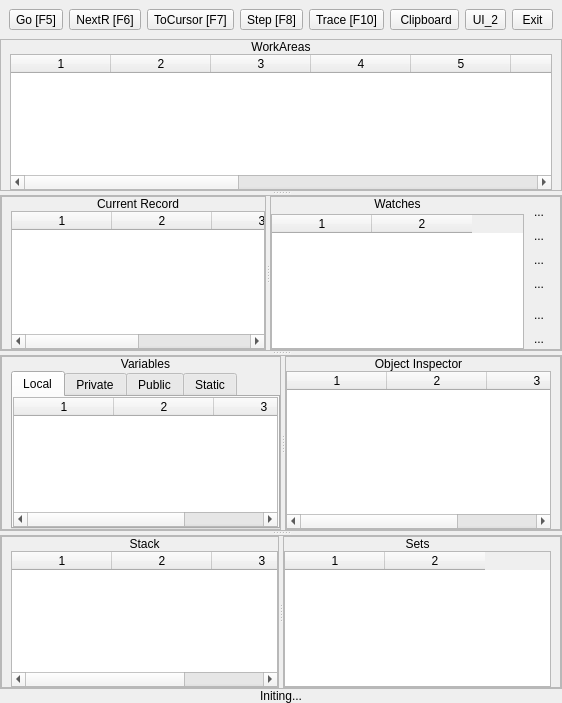
<?xml version="1.0" encoding="UTF-8"?>
<ui version="4.0">
 <class>Form</class>
 <widget class="QWidget" name="Form">
  <property name="geometry">
   <rect>
    <x>0</x>
    <y>0</y>
    <width>562</width>
    <height>703</height>
   </rect>
  </property>
  <property name="windowTitle">
   <string>HbIDE Debugger</string>
  </property>
  <layout class="QVBoxLayout" name="verticalLayout_2">
   <property name="spacing">
    <number>0</number>
   </property>
   <property name="leftMargin">
    <number>0</number>
   </property>
   <property name="topMargin">
    <number>0</number>
   </property>
   <property name="rightMargin">
    <number>0</number>
   </property>
   <property name="bottomMargin">
    <number>0</number>
   </property>
   <item>
    <widget class="QFrame" name="frameTop">
     <property name="maximumSize">
      <size>
       <width>16777215</width>
       <height>50</height>
      </size>
     </property>
     <property name="frameShape">
      <enum>QFrame::NoFrame</enum>
     </property>
     <property name="frameShadow">
      <enum>QFrame::Raised</enum>
     </property>
     <layout class="QHBoxLayout" name="horizontalLayout_2">
      <property name="bottomMargin">
       <number>9</number>
      </property>
      <item>
       <widget class="QToolButton" name="btnGo">
        <property name="sizePolicy">
         <sizepolicy hsizetype="Preferred" vsizetype="Fixed">
          <horstretch>0</horstretch>
          <verstretch>0</verstretch>
         </sizepolicy>
        </property>
        <property name="text">
         <string>Go [F5]</string>
        </property>
       </widget>
      </item>
      <item>
       <widget class="QToolButton" name="btnNextR">
        <property name="sizePolicy">
         <sizepolicy hsizetype="Preferred" vsizetype="Fixed">
          <horstretch>0</horstretch>
          <verstretch>0</verstretch>
         </sizepolicy>
        </property>
        <property name="text">
         <string>NextR [F6]</string>
        </property>
       </widget>
      </item>
      <item>
       <widget class="QToolButton" name="btnToCursor">
        <property name="sizePolicy">
         <sizepolicy hsizetype="Preferred" vsizetype="Fixed">
          <horstretch>0</horstretch>
          <verstretch>0</verstretch>
         </sizepolicy>
        </property>
        <property name="text">
         <string>ToCursor [F7]</string>
        </property>
       </widget>
      </item>
      <item>
       <widget class="QToolButton" name="btnStep">
        <property name="sizePolicy">
         <sizepolicy hsizetype="Preferred" vsizetype="Fixed">
          <horstretch>0</horstretch>
          <verstretch>0</verstretch>
         </sizepolicy>
        </property>
        <property name="text">
         <string>Step [F8]</string>
        </property>
       </widget>
      </item>
      <item>
       <widget class="QToolButton" name="btnTrace">
        <property name="sizePolicy">
         <sizepolicy hsizetype="Preferred" vsizetype="Fixed">
          <horstretch>0</horstretch>
          <verstretch>0</verstretch>
         </sizepolicy>
        </property>
        <property name="text">
         <string>Trace [F10]</string>
        </property>
       </widget>
      </item>
      <item>
       <widget class="QToolButton" name="btnClipboard">
        <property name="sizePolicy">
         <sizepolicy hsizetype="Preferred" vsizetype="Fixed">
          <horstretch>0</horstretch>
          <verstretch>0</verstretch>
         </sizepolicy>
        </property>
        <property name="text">
         <string> Clipboard</string>
        </property>
       </widget>
      </item>
      <item>
       <widget class="QToolButton" name="btnSwitch">
        <property name="sizePolicy">
         <sizepolicy hsizetype="Preferred" vsizetype="Fixed">
          <horstretch>0</horstretch>
          <verstretch>0</verstretch>
         </sizepolicy>
        </property>
        <property name="text">
         <string>UI_2</string>
        </property>
       </widget>
      </item>
      <item>
       <widget class="QToolButton" name="btnExit">
        <property name="sizePolicy">
         <sizepolicy hsizetype="Preferred" vsizetype="Fixed">
          <horstretch>0</horstretch>
          <verstretch>0</verstretch>
         </sizepolicy>
        </property>
        <property name="text">
         <string>Exit</string>
        </property>
       </widget>
      </item>
     </layout>
    </widget>
   </item>
   <item>
    <widget class="QSplitter" name="splitter_2">
     <property name="orientation">
      <enum>Qt::Vertical</enum>
     </property>
     <widget class="QFrame" name="frame">
      <property name="frameShape">
       <enum>QFrame::StyledPanel</enum>
      </property>
      <property name="frameShadow">
       <enum>QFrame::Raised</enum>
      </property>
      <layout class="QVBoxLayout" name="verticalLayout_14">
       <property name="spacing">
        <number>0</number>
       </property>
       <property name="topMargin">
        <number>0</number>
       </property>
       <property name="bottomMargin">
        <number>0</number>
       </property>
       <item>
        <widget class="QLabel" name="labelOpenTables">
         <property name="text">
          <string>WorkAreas</string>
         </property>
         <property name="alignment">
          <set>Qt::AlignCenter</set>
         </property>
        </widget>
       </item>
       <item>
        <widget class="QTableWidget" name="tableOpenTables">
         <property name="columnCount">
          <number>12</number>
         </property>
         <column/>
         <column/>
         <column/>
         <column/>
         <column/>
         <column/>
         <column/>
         <column/>
         <column/>
         <column/>
         <column/>
         <column/>
        </widget>
       </item>
      </layout>
     </widget>
     <widget class="QFrame" name="frame_2">
      <property name="frameShape">
       <enum>QFrame::StyledPanel</enum>
      </property>
      <property name="frameShadow">
       <enum>QFrame::Raised</enum>
      </property>
      <layout class="QVBoxLayout" name="verticalLayout">
       <property name="spacing">
        <number>0</number>
       </property>
       <property name="leftMargin">
        <number>0</number>
       </property>
       <property name="topMargin">
        <number>0</number>
       </property>
       <property name="rightMargin">
        <number>0</number>
       </property>
       <property name="bottomMargin">
        <number>0</number>
       </property>
       <item>
        <widget class="QSplitter" name="splitter">
         <property name="orientation">
          <enum>Qt::Horizontal</enum>
         </property>
         <widget class="QFrame" name="frame_3">
          <property name="frameShape">
           <enum>QFrame::StyledPanel</enum>
          </property>
          <property name="frameShadow">
           <enum>QFrame::Raised</enum>
          </property>
          <layout class="QVBoxLayout" name="verticalLayout_6">
           <property name="spacing">
            <number>0</number>
           </property>
           <property name="leftMargin">
            <number>9</number>
           </property>
           <property name="topMargin">
            <number>0</number>
           </property>
           <property name="rightMargin">
            <number>0</number>
           </property>
           <property name="bottomMargin">
            <number>0</number>
           </property>
           <item>
            <widget class="QLabel" name="labelCurrentRecord">
             <property name="text">
              <string>Current Record</string>
             </property>
             <property name="alignment">
              <set>Qt::AlignCenter</set>
             </property>
            </widget>
           </item>
           <item>
            <widget class="QTableWidget" name="tableCurrentRecord">
             <property name="editTriggers">
              <set>QAbstractItemView::NoEditTriggers</set>
             </property>
             <property name="selectionMode">
              <enum>QAbstractItemView::SingleSelection</enum>
             </property>
             <property name="columnCount">
              <number>4</number>
             </property>
             <attribute name="horizontalHeaderStretchLastSection">
              <bool>false</bool>
             </attribute>
             <attribute name="verticalHeaderStretchLastSection">
              <bool>false</bool>
             </attribute>
             <column/>
             <column/>
             <column/>
             <column/>
            </widget>
           </item>
          </layout>
         </widget>
         <widget class="QFrame" name="frame_4">
          <property name="frameShape">
           <enum>QFrame::StyledPanel</enum>
          </property>
          <property name="frameShadow">
           <enum>QFrame::Raised</enum>
          </property>
          <layout class="QHBoxLayout" name="horizontalLayout">
           <property name="spacing">
            <number>3</number>
           </property>
           <property name="leftMargin">
            <number>0</number>
           </property>
           <property name="topMargin">
            <number>0</number>
           </property>
           <property name="rightMargin">
            <number>9</number>
           </property>
           <property name="bottomMargin">
            <number>0</number>
           </property>
           <item>
            <layout class="QVBoxLayout" name="verticalLayout_7">
             <item>
              <widget class="QLabel" name="labelWatchExpressions">
               <property name="text">
                <string>Watches</string>
               </property>
               <property name="alignment">
                <set>Qt::AlignCenter</set>
               </property>
              </widget>
             </item>
             <item>
              <widget class="QTableWidget" name="tableWatchExpressions">
               <property name="columnCount">
                <number>2</number>
               </property>
               <column/>
               <column/>
              </widget>
             </item>
            </layout>
           </item>
           <item>
            <layout class="QVBoxLayout" name="verticalLayout_8">
             <item>
              <spacer name="verticalSpacer_2">
               <property name="orientation">
                <enum>Qt::Vertical</enum>
               </property>
               <property name="sizeHint" stdset="0">
                <size>
                 <width>20</width>
                 <height>40</height>
                </size>
               </property>
              </spacer>
             </item>
             <item>
              <widget class="QToolButton" name="btnPasteWatch">
               <property name="focusPolicy">
                <enum>Qt::NoFocus</enum>
               </property>
               <property name="toolTip">
                <string>Paste Selected Text As A Watch</string>
               </property>
               <property name="text">
                <string>...</string>
               </property>
               <property name="icon">
                <iconset resource="hbide.qrc">
                 <normaloff>:/resources/paste.png</normaloff>:/resources/paste.png</iconset>
               </property>
               <property name="autoRaise">
                <bool>true</bool>
               </property>
              </widget>
             </item>
             <item>
              <widget class="QToolButton" name="btnAddWatch">
               <property name="focusPolicy">
                <enum>Qt::NoFocus</enum>
               </property>
               <property name="toolTip">
                <string>Add New Watch</string>
               </property>
               <property name="text">
                <string>...</string>
               </property>
               <property name="icon">
                <iconset resource="hbide.qrc">
                 <normaloff>:/resources/dc_plus.png</normaloff>:/resources/dc_plus.png</iconset>
               </property>
               <property name="autoRaise">
                <bool>true</bool>
               </property>
              </widget>
             </item>
             <item>
              <widget class="QToolButton" name="btnSaveWatches">
               <property name="toolTip">
                <string>Save Watches in Disk File</string>
               </property>
               <property name="text">
                <string>...</string>
               </property>
               <property name="icon">
                <iconset resource="hbide.qrc">
                 <normaloff>:/resources/save.png</normaloff>:/resources/save.png</iconset>
               </property>
               <property name="autoRaise">
                <bool>true</bool>
               </property>
              </widget>
             </item>
             <item>
              <widget class="QToolButton" name="btnRestWatches">
               <property name="focusPolicy">
                <enum>Qt::NoFocus</enum>
               </property>
               <property name="toolTip">
                <string>Restore Saved Watches</string>
               </property>
               <property name="text">
                <string>...</string>
               </property>
               <property name="icon">
                <iconset resource="hbide.qrc">
                 <normaloff>:/resources/redo.png</normaloff>:/resources/redo.png</iconset>
               </property>
               <property name="autoRaise">
                <bool>true</bool>
               </property>
              </widget>
             </item>
             <item>
              <spacer name="verticalSpacer">
               <property name="orientation">
                <enum>Qt::Vertical</enum>
               </property>
               <property name="sizeType">
                <enum>QSizePolicy::Fixed</enum>
               </property>
               <property name="sizeHint" stdset="0">
                <size>
                 <width>20</width>
                 <height>7</height>
                </size>
               </property>
              </spacer>
             </item>
             <item>
              <widget class="QToolButton" name="btnDeleteWatch">
               <property name="toolTip">
                <string>Delete Selected Watch</string>
               </property>
               <property name="text">
                <string>...</string>
               </property>
               <property name="icon">
                <iconset resource="hbide.qrc">
                 <normaloff>:/resources/dc_delete.png</normaloff>:/resources/dc_delete.png</iconset>
               </property>
               <property name="autoRaise">
                <bool>true</bool>
               </property>
              </widget>
             </item>
             <item>
              <widget class="QToolButton" name="btnClearWatches">
               <property name="focusPolicy">
                <enum>Qt::NoFocus</enum>
               </property>
               <property name="toolTip">
                <string>Clear All Watches</string>
               </property>
               <property name="text">
                <string>...</string>
               </property>
               <property name="icon">
                <iconset resource="hbide.qrc">
                 <normaloff>:/resources/clean.png</normaloff>:/resources/clean.png</iconset>
               </property>
               <property name="autoRaise">
                <bool>true</bool>
               </property>
              </widget>
             </item>
            </layout>
           </item>
          </layout>
         </widget>
        </widget>
       </item>
      </layout>
     </widget>
     <widget class="QFrame" name="frame_5">
      <property name="frameShape">
       <enum>QFrame::StyledPanel</enum>
      </property>
      <property name="frameShadow">
       <enum>QFrame::Raised</enum>
      </property>
      <layout class="QVBoxLayout" name="verticalLayout_3">
       <property name="spacing">
        <number>0</number>
       </property>
       <property name="leftMargin">
        <number>0</number>
       </property>
       <property name="topMargin">
        <number>0</number>
       </property>
       <property name="rightMargin">
        <number>0</number>
       </property>
       <property name="bottomMargin">
        <number>0</number>
       </property>
       <item>
        <widget class="QSplitter" name="splitter_3">
         <property name="orientation">
          <enum>Qt::Horizontal</enum>
         </property>
         <widget class="QFrame" name="frame_7">
          <property name="frameShape">
           <enum>QFrame::StyledPanel</enum>
          </property>
          <property name="frameShadow">
           <enum>QFrame::Raised</enum>
          </property>
          <layout class="QVBoxLayout" name="verticalLayout_9">
           <property name="spacing">
            <number>0</number>
           </property>
           <property name="topMargin">
            <number>0</number>
           </property>
           <property name="rightMargin">
            <number>0</number>
           </property>
           <property name="bottomMargin">
            <number>0</number>
           </property>
           <item>
            <widget class="QLabel" name="labelVariables">
             <property name="enabled">
              <bool>true</bool>
             </property>
             <property name="text">
              <string>Variables</string>
             </property>
             <property name="alignment">
              <set>Qt::AlignCenter</set>
             </property>
            </widget>
           </item>
           <item>
            <widget class="QTabWidget" name="tabWidget">
             <property name="currentIndex">
              <number>0</number>
             </property>
             <widget class="QWidget" name="tabVarLocal">
              <attribute name="title">
               <string>Local</string>
              </attribute>
              <layout class="QVBoxLayout" name="verticalLayout_10">
               <property name="spacing">
                <number>0</number>
               </property>
               <property name="leftMargin">
                <number>0</number>
               </property>
               <property name="topMargin">
                <number>0</number>
               </property>
               <property name="rightMargin">
                <number>0</number>
               </property>
               <property name="bottomMargin">
                <number>0</number>
               </property>
               <item>
                <widget class="QTableWidget" name="tableVarLocal">
                 <property name="columnCount">
                  <number>3</number>
                 </property>
                 <column/>
                 <column/>
                 <column/>
                </widget>
               </item>
              </layout>
             </widget>
             <widget class="QWidget" name="tabVarPrivate">
              <attribute name="title">
               <string>Private</string>
              </attribute>
              <layout class="QVBoxLayout" name="verticalLayout_11">
               <property name="spacing">
                <number>0</number>
               </property>
               <property name="leftMargin">
                <number>0</number>
               </property>
               <property name="topMargin">
                <number>0</number>
               </property>
               <property name="rightMargin">
                <number>0</number>
               </property>
               <property name="bottomMargin">
                <number>0</number>
               </property>
               <item>
                <widget class="QTableWidget" name="tableVarPrivate">
                 <property name="columnCount">
                  <number>3</number>
                 </property>
                 <column/>
                 <column/>
                 <column/>
                </widget>
               </item>
              </layout>
             </widget>
             <widget class="QWidget" name="tabVarPublic">
              <attribute name="title">
               <string>Public</string>
              </attribute>
              <layout class="QVBoxLayout" name="verticalLayout_13">
               <property name="leftMargin">
                <number>0</number>
               </property>
               <property name="topMargin">
                <number>0</number>
               </property>
               <property name="rightMargin">
                <number>0</number>
               </property>
               <property name="bottomMargin">
                <number>0</number>
               </property>
               <item>
                <widget class="QTableWidget" name="tableVarPublic">
                 <property name="columnCount">
                  <number>3</number>
                 </property>
                 <column/>
                 <column/>
                 <column/>
                </widget>
               </item>
              </layout>
             </widget>
             <widget class="QWidget" name="tabVarStatic">
              <attribute name="title">
               <string>Static</string>
              </attribute>
              <layout class="QVBoxLayout" name="verticalLayout_12">
               <property name="leftMargin">
                <number>0</number>
               </property>
               <property name="topMargin">
                <number>0</number>
               </property>
               <property name="rightMargin">
                <number>0</number>
               </property>
               <property name="bottomMargin">
                <number>0</number>
               </property>
               <item>
                <widget class="QTableWidget" name="tableVarStatic">
                 <property name="columnCount">
                  <number>3</number>
                 </property>
                 <column/>
                 <column/>
                 <column/>
                </widget>
               </item>
              </layout>
             </widget>
            </widget>
           </item>
          </layout>
         </widget>
         <widget class="QFrame" name="frame_8">
          <property name="frameShape">
           <enum>QFrame::StyledPanel</enum>
          </property>
          <property name="frameShadow">
           <enum>QFrame::Raised</enum>
          </property>
          <layout class="QVBoxLayout" name="verticalLayout_4">
           <property name="spacing">
            <number>0</number>
           </property>
           <property name="leftMargin">
            <number>0</number>
           </property>
           <property name="topMargin">
            <number>0</number>
           </property>
           <property name="rightMargin">
            <number>9</number>
           </property>
           <property name="bottomMargin">
            <number>0</number>
           </property>
           <item>
            <layout class="QHBoxLayout" name="horizontalLayout_6">
             <property name="topMargin">
              <number>0</number>
             </property>
             <item>
              <widget class="QLabel" name="labelObjectInspector">
               <property name="text">
                <string>Object Inspector</string>
               </property>
               <property name="alignment">
                <set>Qt::AlignCenter</set>
               </property>
              </widget>
             </item>
            </layout>
           </item>
           <item>
            <widget class="QTableWidget" name="tableObjectInspector">
             <property name="columnCount">
              <number>3</number>
             </property>
             <column/>
             <column/>
             <column/>
            </widget>
           </item>
          </layout>
         </widget>
        </widget>
       </item>
      </layout>
     </widget>
     <widget class="QFrame" name="frame_6">
      <property name="frameShape">
       <enum>QFrame::StyledPanel</enum>
      </property>
      <property name="frameShadow">
       <enum>QFrame::Raised</enum>
      </property>
      <layout class="QVBoxLayout" name="verticalLayout_5">
       <property name="spacing">
        <number>0</number>
       </property>
       <property name="leftMargin">
        <number>0</number>
       </property>
       <property name="topMargin">
        <number>0</number>
       </property>
       <property name="rightMargin">
        <number>0</number>
       </property>
       <property name="bottomMargin">
        <number>0</number>
       </property>
       <item>
        <widget class="QSplitter" name="splitter_4">
         <property name="orientation">
          <enum>Qt::Horizontal</enum>
         </property>
         <widget class="QFrame" name="frame_9">
          <property name="frameShape">
           <enum>QFrame::StyledPanel</enum>
          </property>
          <property name="frameShadow">
           <enum>QFrame::Raised</enum>
          </property>
          <layout class="QVBoxLayout" name="verticalLayout_16">
           <property name="spacing">
            <number>0</number>
           </property>
           <property name="topMargin">
            <number>0</number>
           </property>
           <property name="rightMargin">
            <number>0</number>
           </property>
           <property name="bottomMargin">
            <number>0</number>
           </property>
           <item>
            <widget class="QLabel" name="labelStack">
             <property name="text">
              <string>Stack</string>
             </property>
             <property name="alignment">
              <set>Qt::AlignCenter</set>
             </property>
            </widget>
           </item>
           <item>
            <widget class="QTableWidget" name="tableStack">
             <property name="columnCount">
              <number>3</number>
             </property>
             <column/>
             <column/>
             <column/>
            </widget>
           </item>
          </layout>
         </widget>
         <widget class="QFrame" name="frame_10">
          <property name="frameShape">
           <enum>QFrame::StyledPanel</enum>
          </property>
          <property name="frameShadow">
           <enum>QFrame::Raised</enum>
          </property>
          <layout class="QVBoxLayout" name="verticalLayout_17">
           <property name="spacing">
            <number>0</number>
           </property>
           <property name="leftMargin">
            <number>0</number>
           </property>
           <property name="topMargin">
            <number>0</number>
           </property>
           <property name="bottomMargin">
            <number>0</number>
           </property>
           <item>
            <widget class="QLabel" name="labelSets">
             <property name="text">
              <string>Sets</string>
             </property>
             <property name="alignment">
              <set>Qt::AlignCenter</set>
             </property>
            </widget>
           </item>
           <item>
            <widget class="QTableWidget" name="tableSets">
             <property name="columnCount">
              <number>2</number>
             </property>
             <attribute name="horizontalHeaderStretchLastSection">
              <bool>false</bool>
             </attribute>
             <column/>
             <column/>
            </widget>
           </item>
          </layout>
         </widget>
        </widget>
       </item>
      </layout>
     </widget>
    </widget>
   </item>
   <item>
    <widget class="QLabel" name="labelStatus">
     <property name="text">
      <string>Initing...</string>
     </property>
     <property name="alignment">
      <set>Qt::AlignCenter</set>
     </property>
    </widget>
   </item>
  </layout>
 </widget>
 <resources>
  <include location="hbide.qrc"/>
 </resources>
 <connections/>
</ui>
